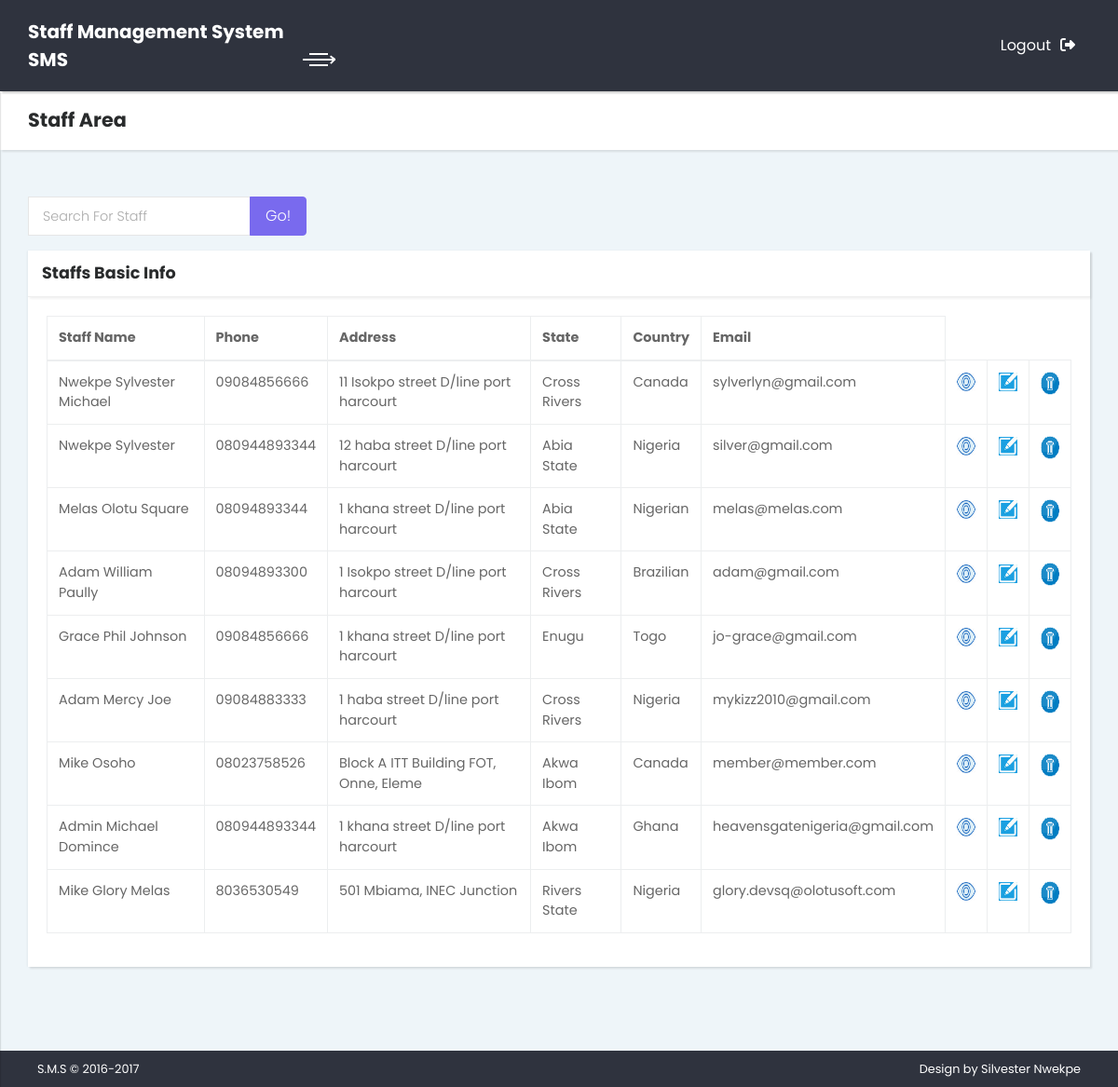
Screenshot of /staff.php (signed in) with the database file from the repository.
### tables this page shows
CREATE TABLE `staff` (
  `id` int(11) NOT NULL,
  `username` varchar(255) NOT NULL,
  `password` varchar(255) NOT NULL,
  `name` varchar(255) NOT NULL,
  `sex` varchar(10) NOT NULL,
  `phone` varchar(255) NOT NULL,
  `married` varchar(50) NOT NULL,
  `address` varchar(255) NOT NULL,
  `email` varchar(255) NOT NULL,
  `occupation` varchar(255) NOT NULL,
  `state` varchar(255) NOT NULL,
  `country` varchar(255) NOT NULL,
  `image` varchar(150) NOT NULL,
  `staff_id` varchar(250) NOT NULL,
  `department` varchar(255) NOT NULL,
  `designation` varchar(255) NOT NULL,
  `start` date DEFAULT NULL
);

### staff.php (the view, shortened to what this page needs)
<?php
require_once("include/dbconnection.php");
   $sql="SELECT * from staff ORDER BY id DESC";
  $result=mysqli_query($db,$sql);
?>
<!DOCTYPE html>
<html>
  <head>
    <link rel="stylesheet" href="css/bootstrap.min.css">
    <link rel="stylesheet" href="css/style.default.css" id="theme-stylesheet">
    <link rel="stylesheet" href="css/custom.css">
    <link rel="stylesheet" href="https://file.myfontastic.com/da58YPMQ7U5HY8Rb6UxkNf/icons.css">
  </head>
  <body>
    <div class="page home-page">
      <header class="header">
        <nav class="navbar">
          <div class="container-fluid">
            <div class="navbar-holder d-flex align-items-center justify-content-between">
              <div class="navbar-header">
                <a href="admin.php" class="navbar-brand">
                  <div class="brand-text brand-big hidden-lg-down"><span><strong>Staff Management System</strong></span></div>
                  <div class="brand-text brand-small"><strong>SMS</strong></div></a>
                <a id="toggle-btn" href="#" class="menu-btn active"><span></span><span></span><span></span></a>
              </div>
              <ul class="nav-menu list-unstyled d-flex flex-md-row align-items-md-center">
                <li class="nav-item"><a href="index.php" class="nav-link logout">Logout<i class="fa fa-sign-out"></i></a></li>
              </ul>
            </div>
          </div>
        </nav>
      </header>
      <div class="page-content d-flex align-items-stretch">
        <div class="content-inner">
          <header class="page-header">
            <div class="container-fluid">
              <h2 class="no-margin-bottom">Staff Area</h2>
            </div>
          </header>
        <section class="forms">
            <div class="container-fluid">
              <div class="row">
                <form method="post" action="search.php">
                <div class="col-sm-12">
                  <div class="form-group">
                    <div class="input-group">
                      <input type="text" name="values" class="form-control" placeholder="Search For Staff"/><span class="input-group-btn">
                        <button type="submit" name="search" class="btn btn-primary">Go!</button></span>
                    </div>
                  </div>
                </div>
                </form>
                <div class="col-lg-12">
                  <div class="card">
                    <div class="card-header d-flex align-items-center">
                      <h3 class="h4"> Staffs Basic Info </h3>
                    </div>
                    <div class="card-body">
                      <table class="table table-bordered table-responsive">
                        <thead>
                          <tr>
                            <th>Staff Name</th>
                            <th>Phone</th>
                            <th>Address</th>
                            <th>State</th>
                            <th>Country</th>
                            <th>Email</th>
                          </tr>
                        </thead>
                        <tbody>
                        <?php while($row=mysqli_fetch_array($result,MYSQLI_ASSOC)){ ?>
                          <tr>
                            <td><?php echo $row['name'];?></td>
                            <td><?php echo $row['phone'];?></td>
                            <td><?php echo $row['address'];?></td>
                            <td><?php echo $row['state'];?></td>
                            <td><?php echo $row['country'];?></td>
                            <td><?php echo $row['email'];?></td>
                            <td><a href="staff-view.php?id=<?php echo $row['id'];?>"> <img src="icons/eye-view.png" style="width: 20px; height: 20px;"></a></td>
                            <td><a href="edit.php?id=<?php echo $row['id']; ?>"> <img src="icons/edit-icons.jpg" style="width: 20px; height: 20px;"></a></td>
                            <td><a onclick="return confirm('Sure to delete?')" href="staff.php?delete=<?php echo $row['id'];?>"><img src="icons/delete.png" style="width: 20px; height: 25px;"></a></td>
                            </tr>
                            <?php } ?>
                        </tbody>
                      </table>
                    </div>
                  </div>
                </div>
              </div>
            </div>
        </section>
          <footer class="main-footer">
            <div class="container-fluid">
              <div class="row">
                <div class="col-sm-6">
                  <p>S.M.S &copy; 2016-2017</p>
                </div>
                <div class="col-sm-6 text-right">
                  <p>Design by <a href="https://bootstrapious.com/admin-templates" class="external">Silvester Nwekpe</a></p>
                </div>
              </div>
            </div>
          </footer>
        </div>
      </div>
    </div>
  </body>
</html>

### rows the page displays
staff: name "Nwekpe Sylvester Michael", phone "09084856666", address "11 Isokpo street D/line port harcourt", state "Cross Rivers", country "Canada", email "sylverlyn@gmail.com"
staff: name "Nwekpe Sylvester", phone "080944893344", address "12 haba street D/line port harcourt", state "Abia State", country "Nigeria", email "silver@gmail.com"
staff: name "Melas Olotu Square", phone "08094893344", address "1 khana street D/line port harcourt", state "Abia State", country "Nigerian", email "melas@melas.com"
staff: name "Adam William Paully", phone "08094893300", address "1 Isokpo street D/line port harcourt", state "Cross Rivers", country "Brazilian", email "adam@gmail.com"
staff: name "Grace Phil Johnson", phone "09084856666", address "1 khana street D/line port harcourt", state "Enugu", country "Togo", email "jo-grace@gmail.com"
staff: name "Adam Mercy Joe", phone "09084883333", address "1 haba street D/line port harcourt", state "Cross Rivers", country "Nigeria", email "mykizz2010@gmail.com"
staff: name "Mike Osoho", phone "08023758526", address "Block A ITT Building FOT, Onne, Eleme", state "Akwa Ibom", country "Canada", email "member@member.com"
staff: name "Admin Michael Domince", phone "080944893344", address "1 khana street D/line port harcourt", state "Akwa Ibom", country "Ghana", email "heavensgatenigeria@gmail.com"
staff: name "Mike Glory Melas", phone "8036530549", address "501 Mbiama, INEC Junction", state "Rivers State", country "Nigeria", email "glory.devsq@olotusoft.com"
